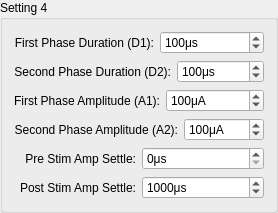
    <widget class="QGroupBox" name="groupBox_4">
     <property name="title">
      <string>Setting 4</string>
     </property>
     <layout class="QGridLayout" name="gridLayout_4">
      <item row="0" column="0">
       <layout class="QHBoxLayout" name="horizontalLayout_20">
        <item>
         <widget class="QLabel" name="label_19">
          <property name="font">
           <font>
            <pointsize>9</pointsize>
            <weight>50</weight>
            <bold>false</bold>
           </font>
          </property>
          <property name="text">
           <string>First Phase Duration (D1):</string>
          </property>
          <property name="alignment">
           <set>Qt::AlignRight|Qt::AlignTrailing|Qt::AlignVCenter</set>
          </property>
         </widget>
        </item>
        <item>
         <widget class="QSpinBox" name="spb_s4_d1">
          <property name="sizePolicy">
           <sizepolicy hsizetype="Preferred" vsizetype="Fixed">
            <horstretch>0</horstretch>
            <verstretch>0</verstretch>
           </sizepolicy>
          </property>
          <property name="minimumSize">
           <size>
            <width>80</width>
            <height>0</height>
           </size>
          </property>
          <property name="suffix">
           <string>μs</string>
          </property>
          <property name="minimum">
           <number>0</number>
          </property>
          <property name="maximum">
           <number>5000</number>
          </property>
          <property name="value">
           <number>100</number>
          </property>
         </widget>
        </item>
       </layout>
      </item>
      <item row="1" column="0">
       <layout class="QHBoxLayout" name="horizontalLayout_21">
        <item>
         <widget class="QLabel" name="label_20">
          <property name="font">
           <font>
            <pointsize>9</pointsize>
            <weight>50</weight>
            <bold>false</bold>
           </font>
          </property>
          <property name="text">
           <string>Second Phase Duration (D2):</string>
          </property>
          <property name="alignment">
           <set>Qt::AlignRight|Qt::AlignTrailing|Qt::AlignVCenter</set>
          </property>
         </widget>
        </item>
        <item>
         <widget class="QSpinBox" name="spb_s4_d2">
          <property name="sizePolicy">
           <sizepolicy hsizetype="Preferred" vsizetype="Fixed">
            <horstretch>0</horstretch>
            <verstretch>0</verstretch>
           </sizepolicy>
          </property>
          <property name="minimumSize">
           <size>
            <width>80</width>
            <height>0</height>
           </size>
          </property>
          <property name="suffix">
           <string>μs</string>
          </property>
          <property name="minimum">
           <number>0</number>
          </property>
          <property name="maximum">
           <number>5000</number>
          </property>
          <property name="value">
           <number>100</number>
          </property>
         </widget>
        </item>
       </layout>
      </item>
      <item row="2" column="0">
       <layout class="QHBoxLayout" name="horizontalLayout_22">
        <item>
         <widget class="QLabel" name="label_21">
          <property name="font">
           <font>
            <pointsize>9</pointsize>
            <weight>50</weight>
            <bold>false</bold>
           </font>
          </property>
          <property name="text">
           <string>First Phase Amplitude (A1):</string>
          </property>
          <property name="alignment">
           <set>Qt::AlignRight|Qt::AlignTrailing|Qt::AlignVCenter</set>
          </property>
         </widget>
        </item>
        <item>
         <widget class="QSpinBox" name="spb_s4_a1">
          <property name="sizePolicy">
           <sizepolicy hsizetype="Preferred" vsizetype="Fixed">
            <horstretch>0</horstretch>
            <verstretch>0</verstretch>
           </sizepolicy>
          </property>
          <property name="minimumSize">
           <size>
            <width>80</width>
            <height>0</height>
           </size>
          </property>
          <property name="suffix">
           <string>μA</string>
          </property>
          <property name="minimum">
           <number>0</number>
          </property>
          <property name="maximum">
           <number>2550</number>
          </property>
          <property name="value">
           <number>100</number>
          </property>
         </widget>
        </item>
       </layout>
      </item>
      <item row="3" column="0">
       <layout class="QHBoxLayout" name="horizontalLayout_23">
        <item>
         <widget class="QLabel" name="label_22">
          <property name="font">
           <font>
            <pointsize>9</pointsize>
            <weight>50</weight>
            <bold>false</bold>
           </font>
          </property>
          <property name="text">
           <string>Second Phase Amplitude (A2):</string>
          </property>
          <property name="alignment">
           <set>Qt::AlignRight|Qt::AlignTrailing|Qt::AlignVCenter</set>
          </property>
         </widget>
        </item>
        <item>
         <widget class="QSpinBox" name="spb_s4_a2">
          <property name="sizePolicy">
           <sizepolicy hsizetype="Preferred" vsizetype="Fixed">
            <horstretch>0</horstretch>
            <verstretch>0</verstretch>
           </sizepolicy>
          </property>
          <property name="minimumSize">
           <size>
            <width>80</width>
            <height>0</height>
           </size>
          </property>
          <property name="suffix">
           <string>μA</string>
          </property>
          <property name="minimum">
           <number>0</number>
          </property>
          <property name="maximum">
           <number>2550</number>
          </property>
          <property name="value">
           <number>100</number>
          </property>
         </widget>
        </item>
       </layout>
      </item>
      <item row="4" column="0">
       <layout class="QHBoxLayout" name="horizontalLayout_24">
        <item>
         <widget class="QLabel" name="label_23">
          <property name="font">
           <font>
            <pointsize>9</pointsize>
            <weight>50</weight>
            <bold>false</bold>
           </font>
          </property>
          <property name="text">
           <string>Pre Stim Amp Settle:</string>
          </property>
          <property name="alignment">
           <set>Qt::AlignRight|Qt::AlignTrailing|Qt::AlignVCenter</set>
          </property>
         </widget>
        </item>
        <item>
         <widget class="QSpinBox" name="spb_s4_pre1">
          <property name="sizePolicy">
           <sizepolicy hsizetype="Preferred" vsizetype="Fixed">
            <horstretch>0</horstretch>
            <verstretch>0</verstretch>
           </sizepolicy>
          </property>
          <property name="minimumSize">
           <size>
            <width>80</width>
            <height>0</height>
           </size>
          </property>
          <property name="suffix">
           <string>μs</string>
          </property>
          <property name="minimum">
           <number>0</number>
          </property>
          <property name="maximum">
           <number>500000</number>
          </property>
          <property name="value">
           <number>0</number>
          </property>
         </widget>
        </item>
       </layout>
      </item>
      <item row="5" column="0">
       <layout class="QHBoxLayout" name="horizontalLayout_25">
        <item>
         <widget class="QLabel" name="label_24">
          <property name="font">
           <font>
            <pointsize>9</pointsize>
            <weight>50</weight>
            <bold>false</bold>
           </font>
          </property>
          <property name="text">
           <string>Post Stim Amp Settle:</string>
          </property>
          <property name="alignment">
           <set>Qt::AlignRight|Qt::AlignTrailing|Qt::AlignVCenter</set>
          </property>
         </widget>
        </item>
        <item>
         <widget class="QSpinBox" name="spb_s4_post1">
          <property name="sizePolicy">
           <sizepolicy hsizetype="Preferred" vsizetype="Fixed">
            <horstretch>0</horstretch>
            <verstretch>0</verstretch>
           </sizepolicy>
          </property>
          <property name="minimumSize">
           <size>
            <width>80</width>
            <height>0</height>
           </size>
          </property>
          <property name="suffix">
           <string>μs</string>
          </property>
          <property name="minimum">
           <number>0</number>
          </property>
          <property name="maximum">
           <number>500000</number>
          </property>
          <property name="value">
           <number>1000</number>
          </property>
         </widget>
        </item>
       </layout>
      </item>
     </layout>
    </widget>
